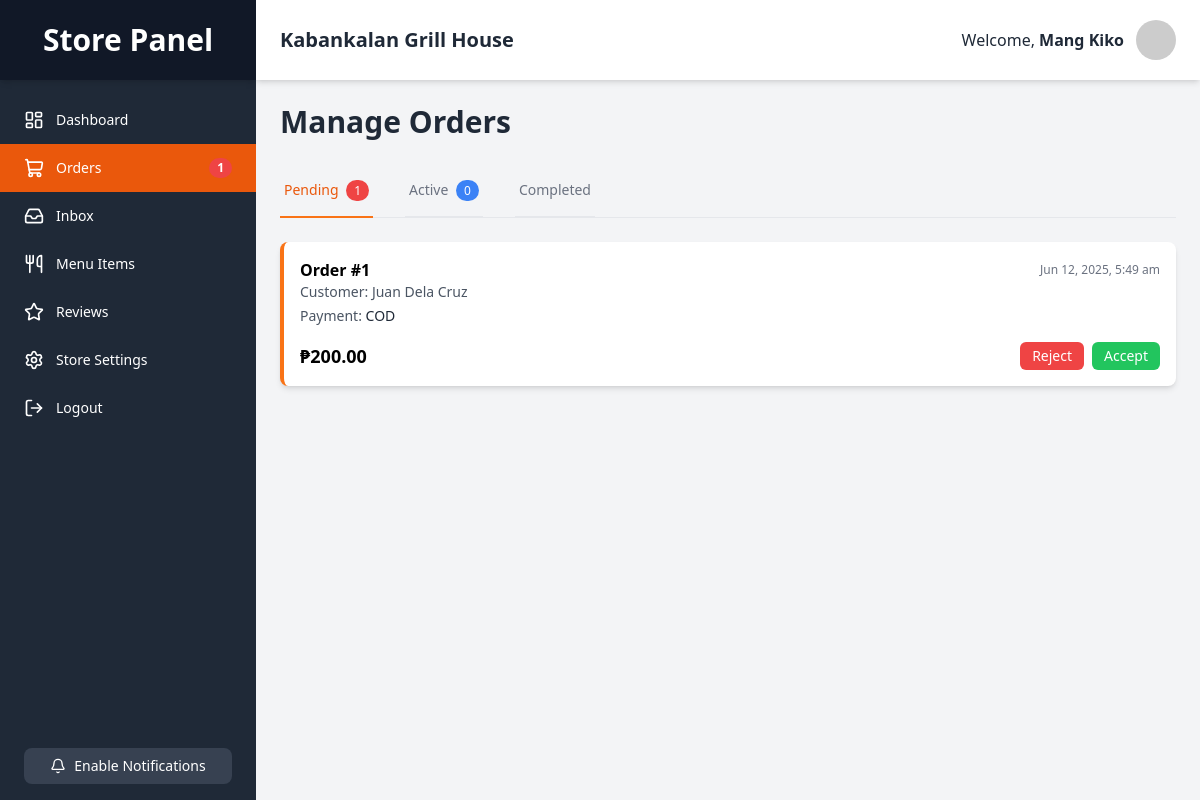
The app's page /store/orders.php (signed in) with its own data.
### tables this page shows
CREATE TABLE `orders` (
  `id` INT NOT NULL AUTO_INCREMENT,
  `group_order_id` VARCHAR(255) NULL DEFAULT NULL,
  `customer_id` INT NOT NULL,
  `restaurant_id` INT NOT NULL,
  `rider_id` INT DEFAULT NULL,  
  `delivery_address` VARCHAR(255) NOT NULL,
  `total_amount` DECIMAL(10, 2) NOT NULL,
  `status` ENUM('pending', 'preparing', 'out_for_delivery', 'delivered', 'cancelled') NOT NULL DEFAULT 'pending',
  `payment_method` VARCHAR(50) NOT NULL DEFAULT 'cod',
  `delivery_notes` TEXT DEFAULT NULL,
  `order_date` TIMESTAMP NOT NULL DEFAULT CURRENT_TIMESTAMP,
  PRIMARY KEY (`id`),
  FOREIGN KEY (`customer_id`) REFERENCES `users`(`id`) ON DELETE CASCADE,
  FOREIGN KEY (`restaurant_id`) REFERENCES `restaurants`(`id`) ON DELETE CASCADE,
  FOREIGN KEY (`rider_id`) REFERENCES `users`(`id`) ON DELETE SET NULL
);

CREATE TABLE `users` (
  `id` INT NOT NULL AUTO_INCREMENT,
  `full_name` VARCHAR(255) NOT NULL,
  `email` VARCHAR(255) NOT NULL,
  `password` VARCHAR(255) NOT NULL,
  `role` ENUM('customer', 'rider', 'store') NOT NULL,
  `address` VARCHAR(255) DEFAULT NULL,
  `city` VARCHAR(255) DEFAULT NULL,
  `latitude` DECIMAL(10, 8) DEFAULT NULL,
  `longitude` DECIMAL(11, 8) DEFAULT NULL,
  `show_activities` BOOLEAN NOT NULL DEFAULT FALSE,
  `account_type` VARCHAR(50) NOT NULL DEFAULT 'free',
  `created_at` TIMESTAMP NOT NULL DEFAULT CURRENT_TIMESTAMP,
  PRIMARY KEY (`id`),
  UNIQUE INDEX `email_UNIQUE` (`email`)
);

### store/orders.php (the view, shortened to what this page needs)
<?php
$link = mysqli_connect(DB_HOST, DB_USER, DB_PASS, DB_NAME);
$store_owner_id = $_SESSION['id'];
$restaurant_id = null;
$pending_orders = [];
$sql_resto_info = "SELECT id, name FROM restaurants WHERE user_id = ? LIMIT 1";
if($stmt_resto = mysqli_prepare($link, $sql_resto_info)){
    mysqli_stmt_bind_param($stmt_resto, "i", $store_owner_id);
    mysqli_stmt_execute($stmt_resto);
    mysqli_stmt_bind_result($stmt_resto, $r_id, $r_name);
    if(mysqli_stmt_fetch($stmt_resto)){ $restaurant_id = $r_id; $restaurant_name = $r_name; }
}
if ($restaurant_id) {
    $sql = "SELECT o.id, o.order_date, o.total_amount, o.status, o.payment_method, u.full_name as customer_name FROM orders o JOIN users u ON o.customer_id = u.id WHERE o.restaurant_id = ? AND o.status = 'pending' ORDER BY o.order_date DESC";
    if($stmt = mysqli_prepare($link, $sql)) {
        mysqli_stmt_bind_param($stmt, "i", $restaurant_id);
        mysqli_stmt_execute($stmt);
        $pending_orders = mysqli_fetch_all(mysqli_stmt_get_result($stmt), MYSQLI_ASSOC);
    }
}
?>
<!DOCTYPE html>
<html lang="en">
<head>
    <script src="https://cdn.tailwindcss.com"></script><link rel="stylesheet" href="../style.css">
</head>
<body class="bg-gray-100 font-sans">
    <div class="flex h-screen bg-gray-100">
        <?php require_once 'partials/sidebar.php'; ?>
        <div class="flex flex-col flex-1 overflow-y-auto">
            <?php require_once 'partials/header.php'; ?>
            <div class="p-4 md:p-6">
                <h1 class="text-3xl font-bold text-gray-800 mb-6">Manage Orders</h1>
                <?php require_once 'partials/order_tabs.php'; ?>
                <div class="space-y-4">
                    <?php if (empty($pending_orders)): ?><p class="text-gray-500 text-center py-8">No pending orders.</p><?php else: foreach($pending_orders as $order): ?><div class="order-card bg-white p-4 rounded-lg shadow-md border-l-4 border-orange-500" data-order-id="<?php echo $order['id']; ?>"><div class="flex justify-between items-center"><p class="font-bold">Order #<?php echo $order['id']; ?></p><span class="text-xs text-gray-500"><?php echo date("M d, Y, g:i a", strtotime($order['order_date'])); ?></span></div><p class="text-sm text-gray-600">Customer: <?php echo htmlspecialchars($order['customer_name']); ?></p><p class="text-sm text-gray-600 mt-1">Payment: <span class="font-medium text-gray-800"><?php echo strtoupper($order['payment_method']); ?></span></p><div class="mt-4 flex justify-between items-center"><p class="text-lg font-bold">₱<?php echo number_format($order['total_amount'], 2); ?></p><div class="space-x-2"><button class="reject-btn px-3 py-1 bg-red-500 text-white text-sm rounded-md hover:bg-red-600">Reject</button><button class="accept-btn px-3 py-1 bg-green-500 text-white text-sm rounded-md hover:bg-green-600">Accept</button></div></div></div><?php endforeach; endif; ?>
                </div>
            </div>
        </div>
    </div>
</body>
</html>

### style.css (style rules this page uses)
body { font-family: 'Inter', sans-serif; }

### records on screen
orders: id "1", order_date "Jun 12, 2025, 5:49 am", customer.full_name "Juan Dela Cruz", payment_method "COD", total_amount "200.00"

### other values on screen
$new_order_count "1"
$store_name "Kabankalan Grill House"
$_SESSION["name"] "Mang Kiko"
$counts['pending'] "1"
$counts['active'] "0"
